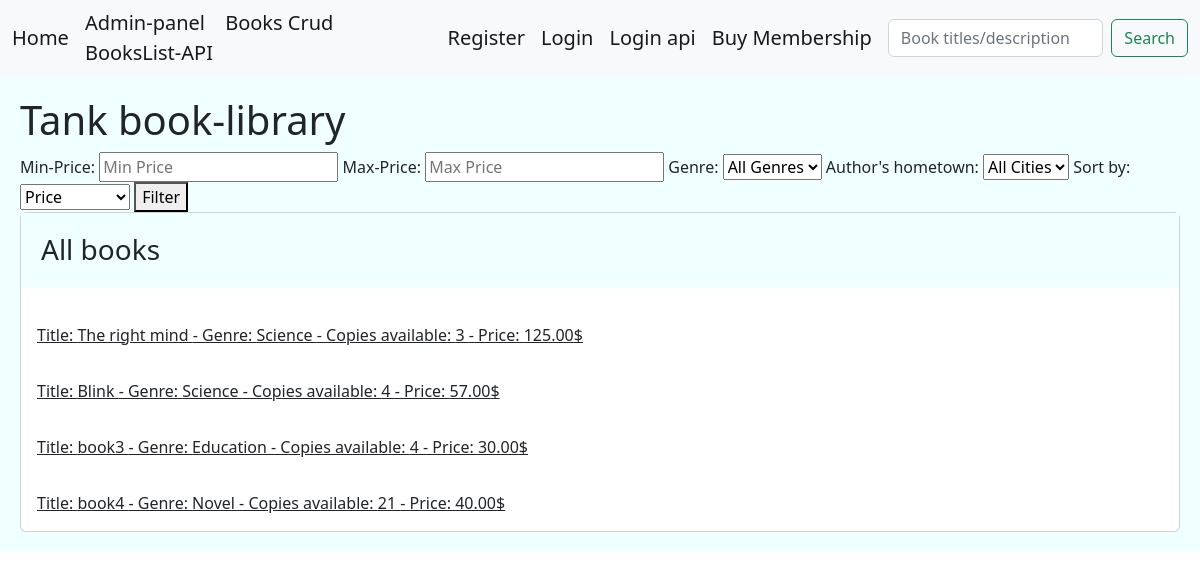
The page / on the database its author committed.
### library/models.py (models this page shows, shortened)
class Books(models.Model):
    title = models.CharField(max_length=100)
    description = models.TextField(null=True)
    price = models.DecimalField(max_digits=6 , decimal_places=2, default=0.00)
    shabak = models.CharField(max_length=150,null=True)
    copies_available = models.PositiveIntegerField(default=4)
    genre = models.ForeignKey('Genre', on_delete=models.SET_NULL, null=True)
    author = models.ForeignKey('Author', on_delete=models.SET_NULL, null=True)

### library/views.py (the view)
# urls.py: path('',views.HomePage.as_view(), name='home'),
class HomePage(View):
    def get(self, request):
        min_price = request.GET.get('min_price')
        max_price = request.GET.get('max_price')
        genre_id = request.GET.get('genre_id')
        born_city = request.GET.get('born_city')
        Price = request.GET.get('price')
        books = Books.objects.values('title','genre__genre','author','price','id','copies_available')
        if born_city:
            books = books.filter(author__born_city=born_city)
        if min_price and max_price:
            books = books.filter(price__range=(min_price, max_price))
        if Price:
            books = books.order_by(Price)
        if genre_id:
            books = books.filter(genre__id=genre_id)
        return render(request, 'main.html', {'books': books})

### templates/main.html (shortened to what this page needs)
<!DOCTYPE html>
<html lang="en">
<head>
    <link href="https://cdn.jsdelivr.net/npm/bootstrap@5.2.0-beta1/dist/css/bootstrap.min.css" rel="stylesheet">
</head>
<body>
{% include 'include/navbar.html' %}
<div class="jumbotron">
    {% block content %} <H1> Tank book-library </H1>
    <form method="GET" action="{% url 'library:home' %}">
        <label for="min_price">Min-Price:</label>
        <input type="text" id="min_price" name="min_price" placeholder="Min Price">
        <label for="max_price">Max-Price:</label>
        <input type="text" id="max_price" name="max_price" placeholder="Max Price">
        <label for="genre_id">Genre:</label>
        <select name="genre_id">
          <option value="">All Genres</option>
        </select>
        <label for="born_city">Author's hometown:</label>
        <select name="born_city">
          <option value="">All Cities</option>
        </select>
        <label for="price">Sort by:</label>
        <select name="price">
          <option value="">Price</option>
        </select>
        <button type="submit">Filter</button>
      </form>
    <div class="card">
        <h3 class="card-title jumbotron">All books</h3>
        {% for i in books %}
        <a class="card-body" href="{% url 'library:borrow' i.id  %}" >Title: {{i.title}}
           - Genre: {{i.genre__genre}} - Copies available: {{i.copies_available}} - Price: {{i.price}}$</a>
        {% endfor %}
        {% endblock %}
</div>
</body>
</html>

### templates/main.html (style rules this page uses)
.jumbotron { padding: 20px; margin-bottom: 20px; background-color: azure; }

### rows shown on the page
Books: title "The right mind", genre__genre "Science", copies_available "3", price "125.00"
Books: title "Blink", genre__genre "Science", copies_available "4", price "57.00"
Books: title "book3", genre__genre "Education", copies_available "4", price "30.00"
Books: title "book4", genre__genre "Novel", copies_available "21", price "40.00"
